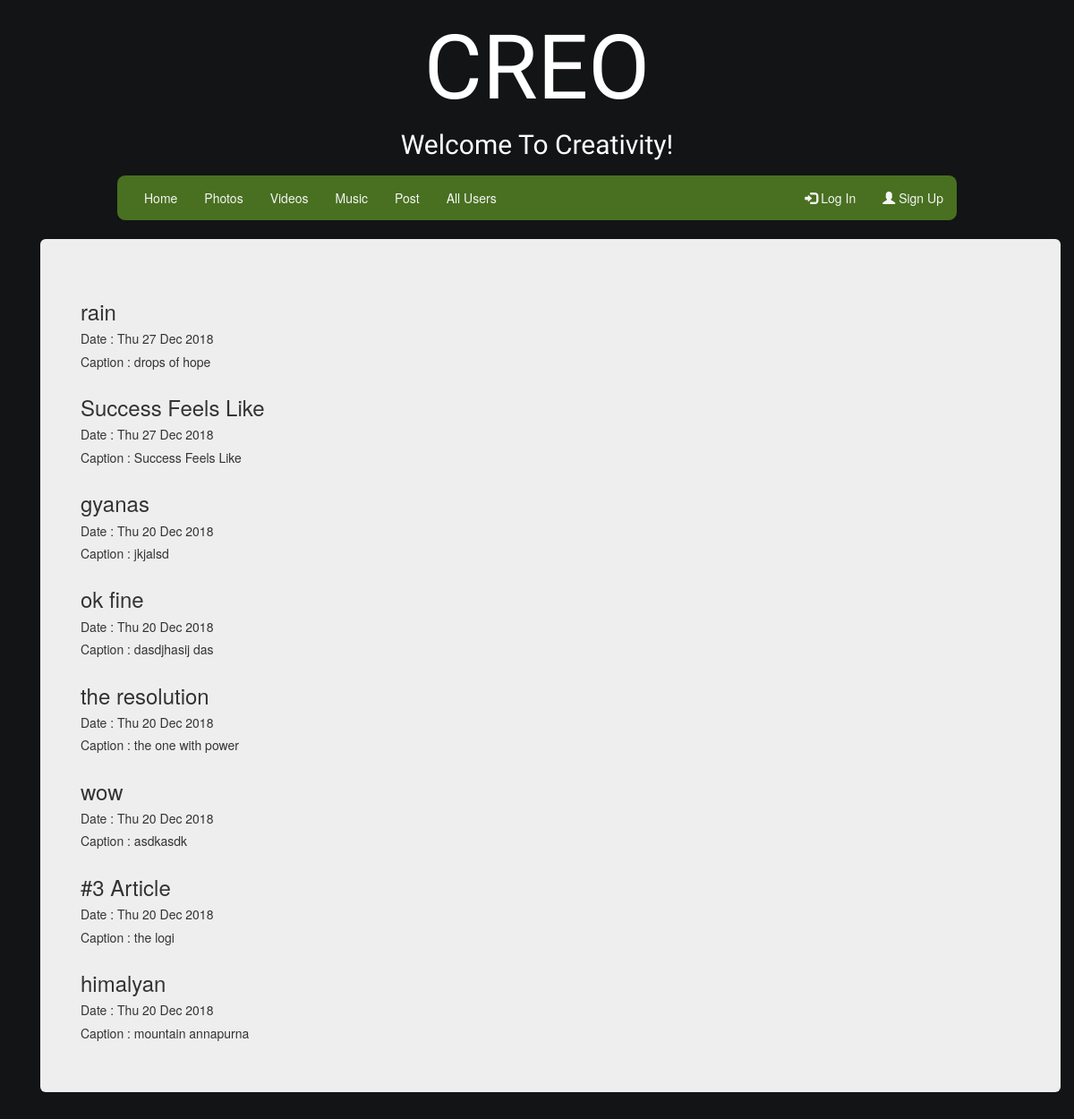
The app's page /, older data.
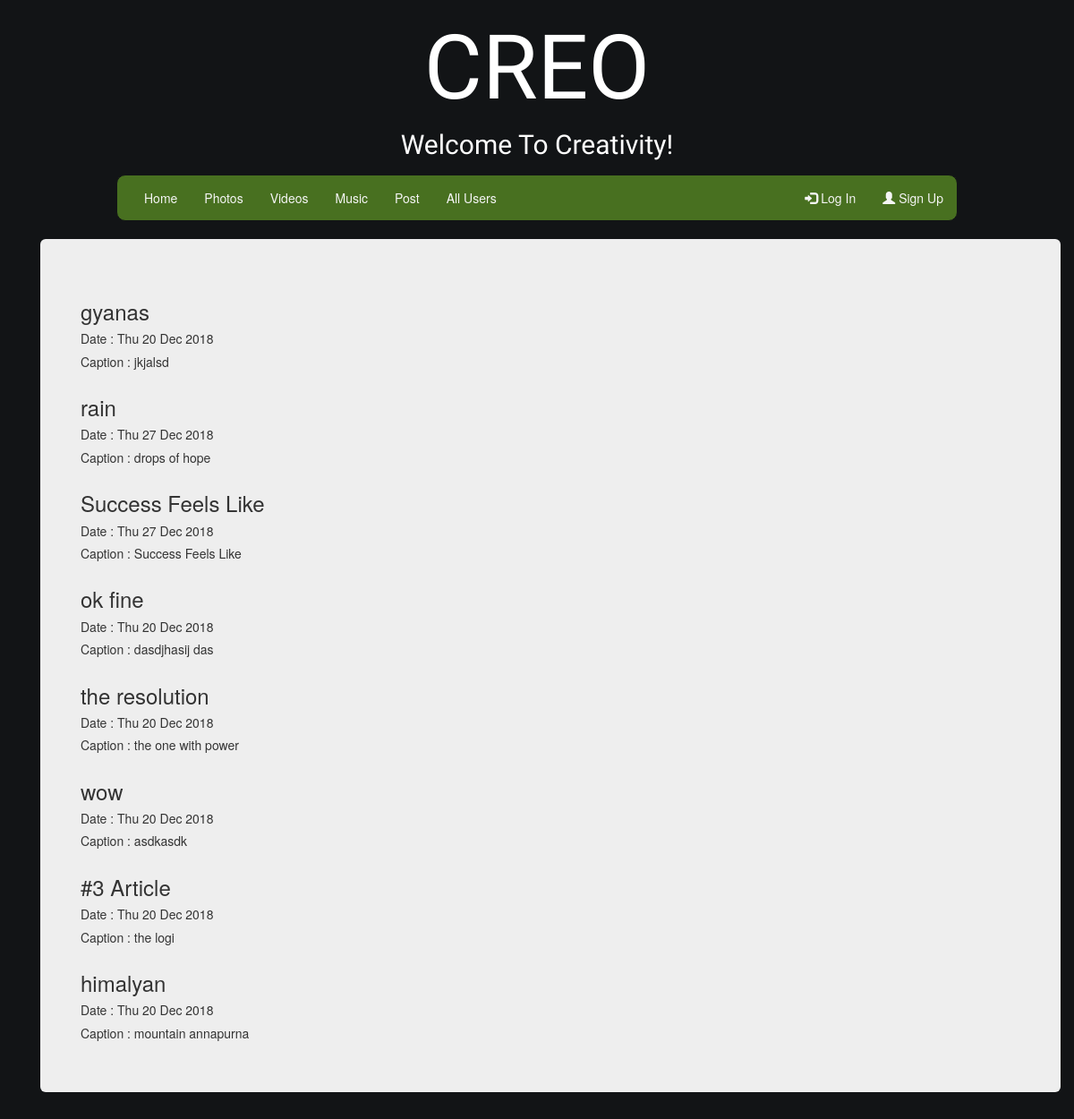
The same page, newer data.
### creo/models.py (models this page shows, shortened)
class PostSubmission(models.Model):
    title = models.CharField(max_length=75)
    description = models.CharField(max_length=500)
    pub_date = models.DateTimeField(auto_now_add=True)
    content = models.FileField(upload_to ='posts', blank=True)
    video = models.BooleanField(default = False)
    image = models.BooleanField(default = False)
    audio = models.BooleanField(default = False)
    publisher = models.ForeignKey(User,on_delete=models.CASCADE,)
    like_count = models.IntegerField(default=0)
    comment_count = models.IntegerField(default=0)

### creo/views.py (the view)
# urls.py: path('',views.homecreo,name="homecreo"),
def homecreo(request):
    latest_submissions = PostSubmission.objects.order_by('-like_count','-pub_date')
    context = { 'latest_submissions': latest_submissions }
    return render(request, 'allindex.html', context)

### creo/templates/allindex.html (shortened to what this page needs)
{% extends "base.html" %}
{% block contents %}
<div class="jumbotron">
{% if latest_submissions %}
{% for submission in latest_submissions %}
<div class="row">
      <h3>{{submission.title}}</h3>
      <h5>Date : {{submission.pub_date|date:"D d M Y"}}</h5>
      <h5>Caption : {{submission.description}}</h5>
</div>
{% endfor %}
{% else %}
<p>No submissions are available.</p>
</div>
{% endif %}
{% endblock %}

Row changes from the older to the newer data that the page shows:
changed PostSubmission "gyanas": moves up the list
